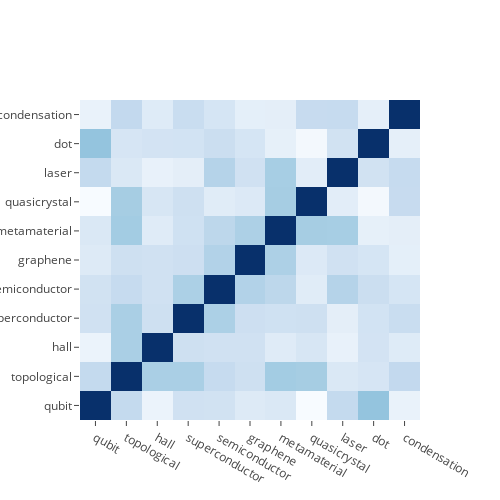

Notebook code for this chart:
### Code cell
terms_dist(model, terms) # keywords correlations
